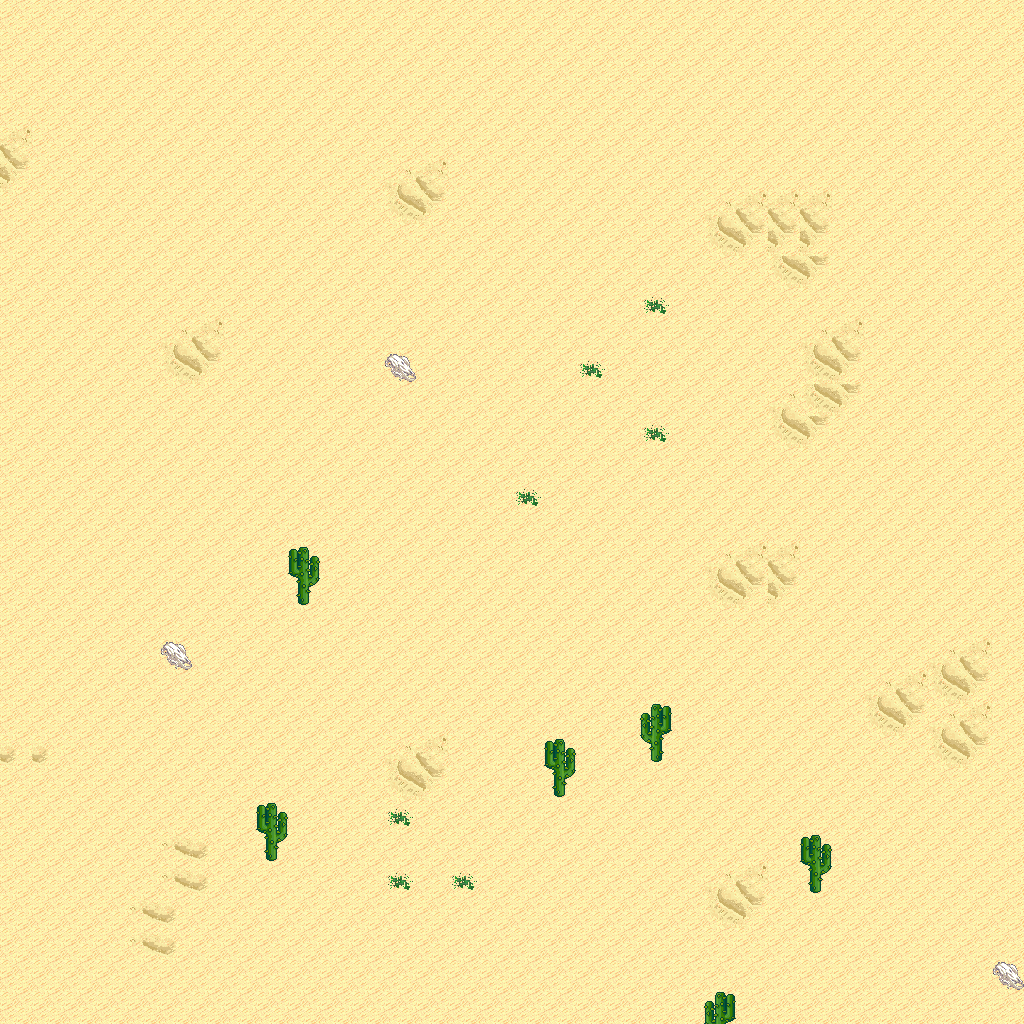

Tiled map render using the project's own tile images. Description and the map definition, with tile-layer contents summarised, below:
An orthogonal 32x32 tile map with 32x32 px tiles, 5 tile layers (Ground, Objects, Objects2, Above, ...), 1 hidden layer not drawn, 6 tilesets.

<map version="1.10" tiledversion="1.11.0" orientation="orthogonal" renderorder="right-down" width="32" height="32" tilewidth="32" tileheight="32" infinite="0" nextlayerid="11" nextobjectid="1">
 <tileset firstgid="1" name="logic_collision" tilewidth="32" tileheight="32" tilecount="1" columns="1">
  <image source="../drawable/logic_collision.png" width="32" height="32" />
 </tileset>
 <tileset firstgid="2" name="terrain_desert" tilewidth="32" tileheight="32" tilecount="88" columns="8">
  <image source="../drawable/terrain_desert.png" width="256" height="352" />
 </tileset>
 <tileset firstgid="90" name="ground_sand_2" tilewidth="32" tileheight="32" tilecount="15" columns="5">
  <image source="../drawable/ground_sand_2.png" width="160" height="96" />
 </tileset>
 <tileset firstgid="105" name="plant_cactus_2" tilewidth="32" tileheight="32" tilecount="10" columns="5">
  <image source="../drawable/plant_cactus_2.png" width="160" height="64" />
 </tileset>
 <tileset firstgid="115" name="plant_round_cactuses" tilewidth="32" tileheight="32" tilecount="20" columns="10">
  <image source="../drawable/plant_round_cactuses.png" width="320" height="64" />
 </tileset>
 <tileset firstgid="135" name="plant_cactus" tilewidth="32" tileheight="32" tilecount="2" columns="1">
  <image source="../drawable/plant_cactus.png" width="32" height="64" />
 </tileset>
 <layer id="1" name="Ground" width="32" height="32">
  <data>[1024 cells, 1024 non-empty, 9 distinct tile ids]</data>
 </layer>
 <layer id="2" name="Objects" width="32" height="32">
  <data>[1024 cells, 5 non-empty, 2 distinct tile ids]</data>
 </layer>
 <layer id="3" name="Objects2" width="32" height="32">
  <data>[1024 cells, 0 non-empty, 0 distinct tile ids]</data>
 </layer>
 <layer id="4" name="Above" width="32" height="32">
  <data>[1024 cells, 6 non-empty, 2 distinct tile ids]</data>
 </layer>
 <layer id="5" name="Above2" width="32" height="32">
  <data>[1024 cells, 0 non-empty, 0 distinct tile ids]</data>
 </layer>
 <layer id="6" name="Walkable" width="32" height="32" visible="0">
  <data>[1024 cells, 8 non-empty, 1 distinct tile ids]</data>
 </layer>
 <objectgroup id="7" name="Mapevents" />
 <objectgroup id="8" name="Spawn" />
 <objectgroup id="9" name="Keys" />
 <objectgroup id="10" name="Replace" />
</map>
